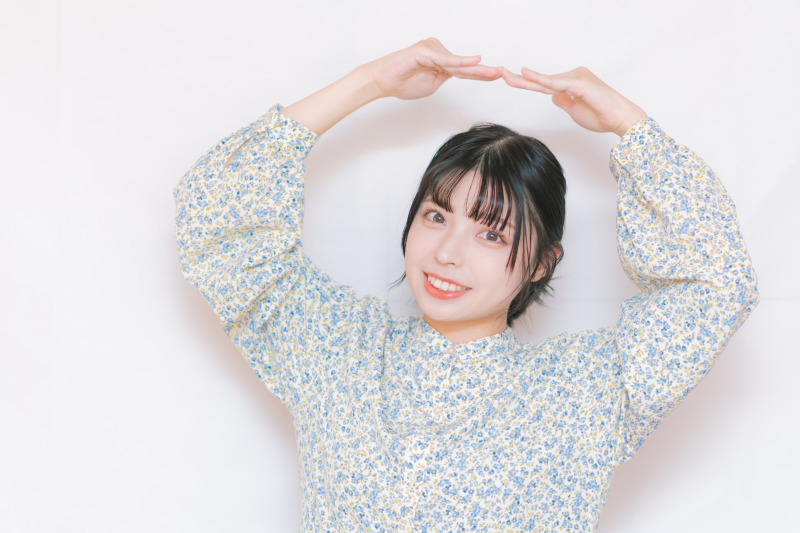
#> input picture AI_Apps(2) (AI活用演習)/08_opencv1/woman.png, 1600 x 1066 px (shown at 1/2 size)
$ python 'kad08-1_img_IE2B06正木陽斗.py'
#> lines starting #> are read from the running program, lines starting #| are printed output that depends on the picture
# OpenCVをインポート
import cv2

# Matplotlibをインポート
import matplotlib.pyplot as plt

# 画像ファイルを読み込む
img = cv2.imread("woman.png")
#> img is the input picture: shape (1066, 1600, 3); mean B, G, R 221, 219.2, 221.5

## 表示して確認、切り取り範囲の検討（範囲を決めたらコメントアウトしてよい）
#plt.imshow(cv2.cvtColor(img, cv2.COLOR_BGR2RGB))

# 画像の一部を切り出し、サイズを変更し、ファイルに保存する
img2 = img[250:650, 800:1150]
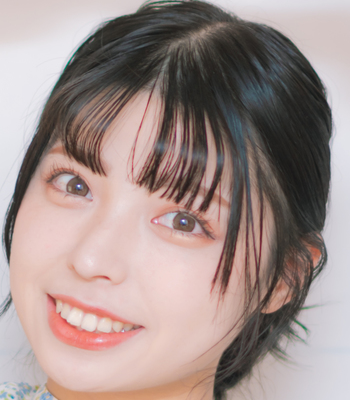
#> img2: shape (400, 350, 3); mean B, G, R 139.6, 143.1, 160.4
img2 = cv2.resize(img2, (400, 500))
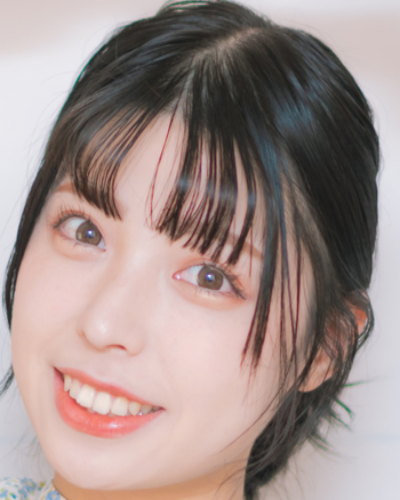
#> img2: shape (500, 400, 3); mean B, G, R 139.5, 143, 160.4
cv2.imwrite("out-resize-woman.png", img2)

# 軸を非表示にして、画像を表示する
plt.axis("off")

plt.imshow(cv2.cvtColor(img2, cv2.COLOR_BGR2RGB))
plt.show()

$ run again, with AI_Apps(2) (AI活用演習)/08_opencv1/man.jpg saved as AI_Apps(2) (AI活用演習)/08_opencv1/woman.png
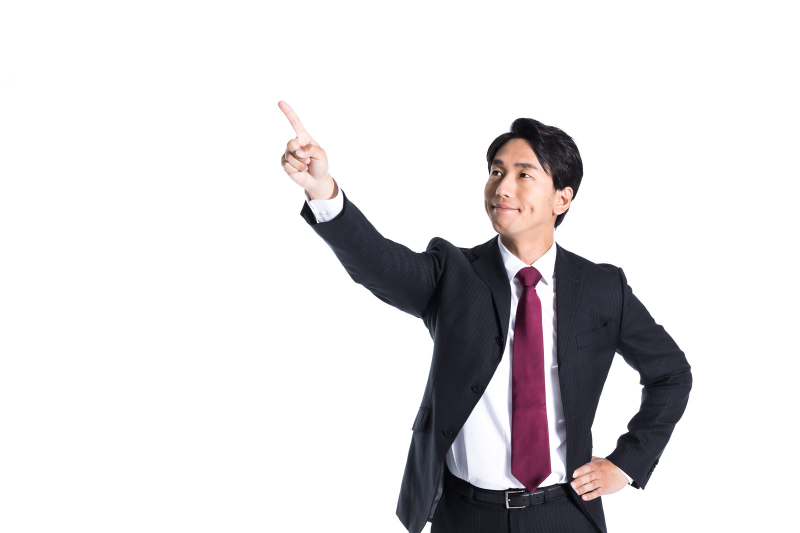
#> input picture AI_Apps(2) (AI活用演習)/08_opencv1/man.jpg, 1600 x 1066 px (shown at 1/2 size)
#> img is the input picture: shape (1066, 1600, 3); mean B, G, R 223, 221.4, 223.6
#> `img2 = img[250:650, 800:1150]`:
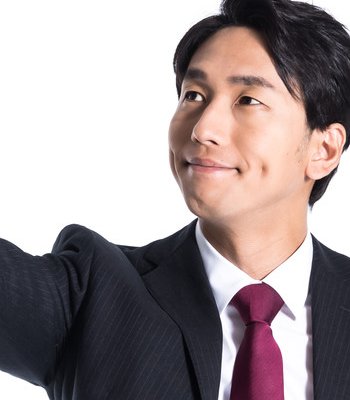
#> img2: shape (400, 350, 3); mean B, G, R 150, 148.8, 160.3
#> `img2 = cv2.resize(img2, (400, 500))`:
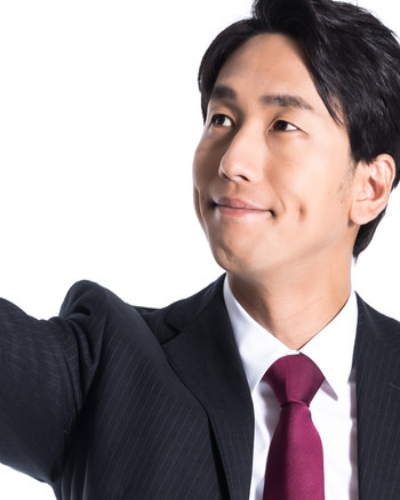
#> img2: shape (500, 400, 3); mean B, G, R 150, 148.7, 160.3
